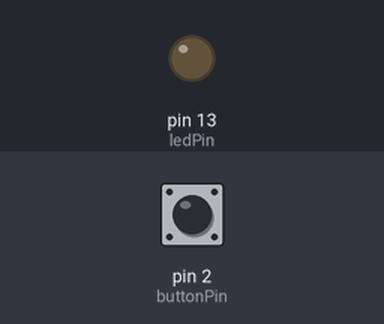
This sketch was run on a simulated Arduino Uno, built with avr-gcc and run on an emulated ATmega328P. Parts: output pins drawn as LEDs (lit = HIGH). Inputs (shaded band) come from the test bench; at power-on: pin 2 (buttonPin) LOW. What the sketch prints to the serial monitor is not drawn.

Above: at 1.2 s.
1.3 s: pin 2 (buttonPin) pulled HIGH for 0.15 s
At 1.37 s:
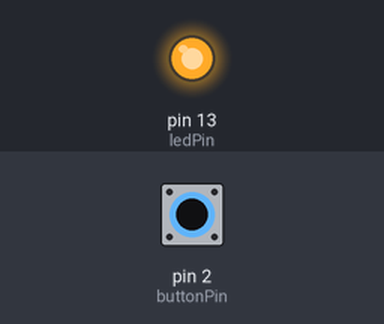
2.9 s: pin 2 (buttonPin) pulled HIGH for 3.2 s
At 7.1 s:
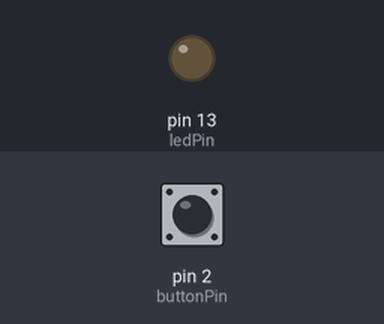
Timing chart, 0 to 8.6 s (numbered marks = the images above; inputs shaded):
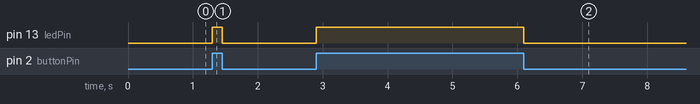

Measured:
- after the input at 1.3 s, pin 13 (ledPin): LOW → HIGH at once, → LOW 0.15 s later
- after the input at 2.9 s, pin 13 (ledPin): LOW → HIGH at once, → LOW 3.2 s later

The sketch:

contador.ino
```cpp
const int buttonPin = 2;
const int ledPin =  13;
boolean cambio = false;
int buttonState = 0;
int x;
int nuevo = 3;
int y = 0;

void setup() {
  pinMode(ledPin, OUTPUT);
  pinMode(buttonPin, INPUT);
  Serial.begin(9600) ;
}

void loop() {
  buttonState = digitalRead(buttonPin);
  if (buttonState == HIGH)
    {
    digitalWrite(ledPin, HIGH);
    x = 1;
    interfaz();

    }
  else
    {
    digitalWrite(ledPin, LOW);
    x = 0;
    interfaz();

    }
}

void interfaz()
  {
  if(x != nuevo )
      {
      //Serial.print(" ");
      Serial.print(y++);
      if(y>6)
        y=0;
      }
   nuevo = x;
  }
```
